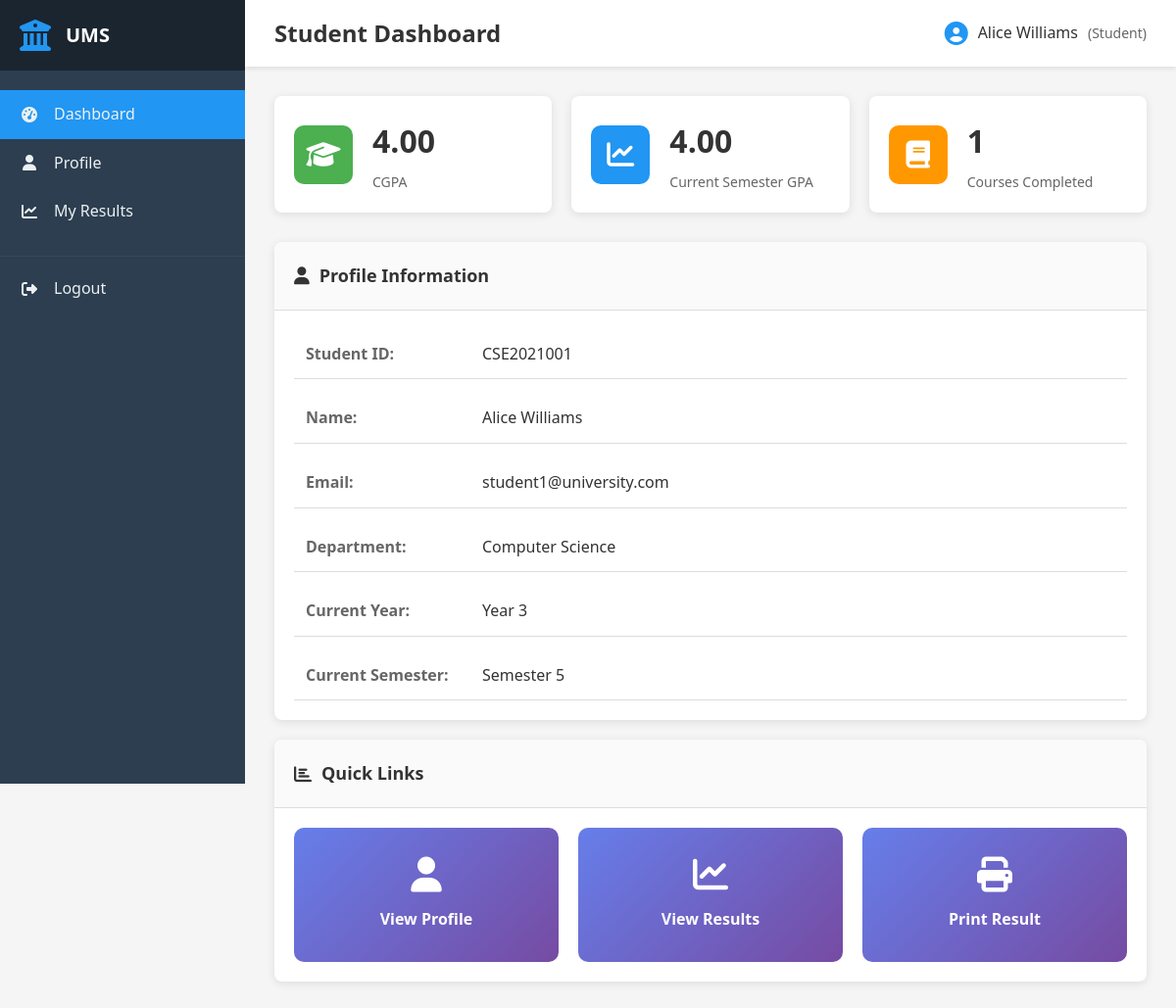
Screenshot of /student/index.php (signed in) with the database file from the repository.
### tables this page shows
CREATE TABLE students (
    id INT AUTO_INCREMENT PRIMARY KEY,
    user_id INT NOT NULL,
    student_id VARCHAR(20) NOT NULL UNIQUE,
    name VARCHAR(100) NOT NULL,
    department_id INT,
    year INT NOT NULL,
    semester INT NOT NULL,
    created_at TIMESTAMP DEFAULT CURRENT_TIMESTAMP,
    FOREIGN KEY (user_id) REFERENCES users(id) ON DELETE CASCADE,
    FOREIGN KEY (department_id) REFERENCES departments(id) ON DELETE SET NULL
);

CREATE TABLE departments (
    id INT AUTO_INCREMENT PRIMARY KEY,
    name VARCHAR(100) NOT NULL,
    code VARCHAR(10) NOT NULL UNIQUE,
    created_at TIMESTAMP DEFAULT CURRENT_TIMESTAMP
);

### includes/functions.php (called while the page is built, shortened)
<?php
function clean($data) {
    return htmlspecialchars($data, ENT_QUOTES, 'UTF-8');
}
function calculateGPA($conn, $student_id, $semester) {
    $stmt = $conn->prepare("
        SELECT r.grade_point, c.credit
        FROM results r
        JOIN courses c ON r.course_id = c.id
        WHERE r.student_id = ? AND r.semester = ? AND r.published = 1
    ");
    $stmt->bind_param("ii", $student_id, $semester);
    $stmt->execute();
    $result = $stmt->get_result();
    $total_points = 0;
    $total_credits = 0;
    while ($row = $result->fetch_assoc()) {
        $total_points += $row['grade_point'] * $row['credit'];
        $total_credits += $row['credit'];
    }
    return round($total_points / $total_credits, 2);
}
function calculateCGPA($conn, $student_id) {
    $stmt = $conn->prepare("
        SELECT r.grade_point, c.credit
        FROM results r
        JOIN courses c ON r.course_id = c.id
        WHERE r.student_id = ? AND r.published = 1
    ");
    $stmt->bind_param("i", $student_id);
    $stmt->execute();
    $result = $stmt->get_result();
    $total_points = 0;
    $total_credits = 0;
    while ($row = $result->fetch_assoc()) {
        $total_points += $row['grade_point'] * $row['credit'];
        $total_credits += $row['credit'];
    }
    return round($total_points / $total_credits, 2);
}
function getDepartmentName($conn, $dept_id) {
    $stmt = $conn->prepare("SELECT name FROM departments WHERE id = ?");
    $stmt->bind_param("i", $dept_id);
    $stmt->execute();
    $result = $stmt->get_result();
    $dept = $result->fetch_assoc();
    return $dept ? $dept['name'] : 'N/A';
}
?>

### student/index.php (the view, shortened to what this page needs)
<?php
require_once __DIR__ . '/../includes/functions.php';
$stmt = $conn->prepare("SELECT * FROM students WHERE user_id = ?");
$stmt->bind_param("i", $_SESSION['user_id']);
$stmt->execute();
$result = $stmt->get_result();
$student_info = $result->fetch_assoc();
$student_id = $student_info['id'];
$cgpa = calculateCGPA($conn, $student_id);
$current_gpa = calculateGPA($conn, $student_id, $student_info['semester']);
$stmt = $conn->prepare("SELECT COUNT(*) as count FROM results WHERE student_id = ? AND published = 1");
$stmt->bind_param("i", $student_id);
$stmt->execute();
$result = $stmt->get_result();
$total_courses = $result->fetch_assoc()['count'];
$dept_name = getDepartmentName($conn, $student_info['department_id']);
include __DIR__ . '/../includes/header.php';
?>
<div class="dashboard-stats">
    <div class="stat-card">
        <div class="stat-icon" style="background: #4CAF50;">
            <i class="fas fa-graduation-cap"></i>
        </div>
        <div class="stat-details">
            <h3><?php echo number_format($cgpa, 2); ?></h3>
            <p>CGPA</p>
        </div>
    </div>
    <div class="stat-card">
        <div class="stat-icon" style="background: #2196F3;">
            <i class="fas fa-chart-line"></i>
        </div>
        <div class="stat-details">
            <h3><?php echo number_format($current_gpa, 2); ?></h3>
            <p>Current Semester GPA</p>
        </div>
    </div>
    <div class="stat-card">
        <div class="stat-icon" style="background: #FF9800;">
            <i class="fas fa-book"></i>
        </div>
        <div class="stat-details">
            <h3><?php echo $total_courses; ?></h3>
            <p>Courses Completed</p>
        </div>
    </div>
</div>
<div class="content-card">
    <div class="card-header">
        <h3><i class="fas fa-user"></i> Profile Information</h3>
    </div>
    <div class="card-body">
        <div class="profile-info">
            <div class="info-row">
                <div class="info-label">Student ID:</div>
                <div class="info-value"><?php echo clean($student_info['student_id']); ?></div>
            </div>
            <div class="info-row">
                <div class="info-label">Name:</div>
                <div class="info-value"><?php echo clean($student_info['name']); ?></div>
            </div>
            <div class="info-row">
                <div class="info-label">Email:</div>
                <div class="info-value"><?php echo clean($_SESSION['email']); ?></div>
            </div>
            <div class="info-row">
                <div class="info-label">Department:</div>
                <div class="info-value"><?php echo clean($dept_name); ?></div>
            </div>
            <div class="info-row">
                <div class="info-label">Current Year:</div>
                <div class="info-value">Year <?php echo $student_info['year']; ?></div>
            </div>
            <div class="info-row">
                <div class="info-label">Current Semester:</div>
                <div class="info-value">Semester <?php echo $student_info['semester']; ?></div>
            </div>
        </div>
    </div>
</div>
<div class="content-card">
    <div class="card-header">
        <h3><i class="fas fa-chart-bar"></i> Quick Links</h3>
    </div>
    <div class="card-body">
        <div class="quick-links">
            <a href="/student/profile.php" class="quick-link-card">
                <i class="fas fa-user"></i>
                <span>View Profile</span>
            </a>
            <a href="/student/results.php" class="quick-link-card">
                <i class="fas fa-chart-line"></i>
                <span>View Results</span>
            </a>
            <a href="/student/print-result.php" class="quick-link-card">
                <i class="fas fa-print"></i>
                <span>Print Result</span>
            </a>
        </div>
    </div>
</div>
<?php include __DIR__ . '/../includes/footer.php'; ?>

### assets/css/style.css (style rules this page uses)
* { margin: 0; padding: 0; box-sizing: border-box; }
:root { --primary-color: #2196F3; --secondary-color: #1976D2; --success-color: #4CAF50; --danger-color: #f44336; --warning-color: #FF9800; --info-color: #00BCD4; --dark-color: #333; --light-color: #f5f5f5; --border-color: #ddd; --sidebar-width: 250px; }
body { font-family: 'Segoe UI', Tahoma, Geneva, Verdana, sans-serif; background: #f5f5f5; color: #333; line-height: 1.6; }
.dashboard-stats { display: grid; grid-template-columns: repeat(auto-fit, minmax(250px, 1fr)); gap: 20px; margin-bottom: 30px; }
.stat-card { background: white; border-radius: 8px; padding: 20px; display: flex; align-items: center; gap: 20px; box-shadow: 0 2px 10px rgba(0,0,0,0.1); transition: transform 0.3s ease; }
.stat-icon { width: 60px; height: 60px; border-radius: 10px; display: flex; align-items: center; justify-content: center; color: white; font-size: 28px; }
.stat-details h3 { font-size: 32px; font-weight: 700; color: var(--dark-color); margin-bottom: 5px; }
.stat-details p { color: #666; font-size: 14px; }
.content-card { background: white; border-radius: 8px; box-shadow: 0 2px 10px rgba(0,0,0,0.1); margin-bottom: 20px; overflow: hidden; }
.card-header { padding: 20px; border-bottom: 1px solid var(--border-color); background: #fafafa; }
.card-header h3 { font-size: 18px; font-weight: 600; color: var(--dark-color); display: flex; align-items: center; gap: 10px; }
.card-body { padding: 20px; }
.profile-info, .profile-details { display: flex; flex-direction: column; gap: 15px; }
.info-row, .info-item { display: flex; padding: 12px; border-bottom: 1px solid var(--border-color); }
.info-label, .info-item label { font-weight: 600; min-width: 180px; color: #666; }
.info-value, .info-item span { color: var(--dark-color); }
.quick-links { display: grid; grid-template-columns: repeat(auto-fit, minmax(200px, 1fr)); gap: 20px; }
.quick-link-card { display: flex; flex-direction: column; align-items: center; gap: 15px; padding: 30px; background: linear-gradient(135deg, #667eea 0%, #764ba2 100%); color: white; text-decoration: none; border-radius: 10px; transition: transform 0.3s ease; }
.quick-link-card i { font-size: 36px; }
.quick-link-card span { font-weight: 600; font-size: 16px; }

### rows the page displays
students: student "CSE2021001", name "Alice Williams", department.name "Computer Science", year "3", semester "5"

### other values shown
$page_title "Student Dashboard"
$_SESSION['name'] "Alice Williams"
$_SESSION['role'] "Student"
$cgpa "4.00"
$current_gpa "4.00"
$total_courses "1"
$_SESSION['email'] "student1@university.com"
